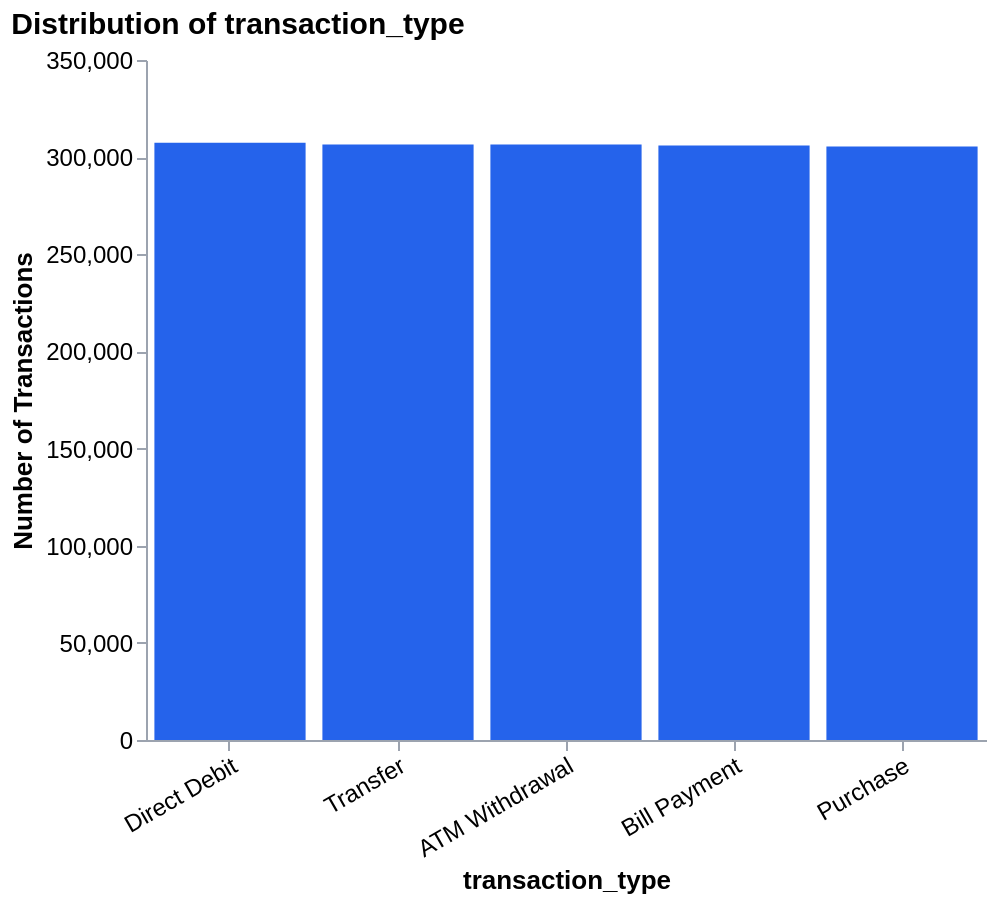

Source (notebook cell):
### Code cell
categorical_distribution('transaction_type')

### Figure 1 — Vega-Lite specification as saved in the notebook (floating-point values rounded to 4 significant figures)
{"config": {"view": {"continuousWidth": 300, "continuousHeight": 300, "strokeWidth": 0}, "axis": {"domainColor": "#9ca3af", "labelColor": "#000", "labelFontSize": 12, "labelLimit": 160, "tickColor": "#9ca3af", "titleColor": "#000", "titleFontSize": 13}}, "data": {"name": "data-c80214a9a2b7263c815f13c2f8c2b8cf"}, "mark": {"type": "bar", "color": "#2563eb"}, "encoding": {"tooltip": [{"field": "transaction_type", "type": "nominal"}, {"field": "Count", "format": ",", "title": "Transactions", "type": "quantitative"}, {"field": "Share", "format": ".1%", "type": "quantitative"}], "x": {"axis": {"grid": false, "labelAngle": -30}, "field": "transaction_type", "sort": "-y", "title": "transaction_type", "type": "nominal"}, "y": {"axis": {"grid": false}, "field": "Count", "title": "Number of Transactions", "type": "quantitative"}}, "height": 340, "title": {"text": "Distribution of transaction_type", "anchor": "start", "fontSize": 15}, "width": 420, "$schema": "https://vega.github.io/schema/vega-lite/v5.20.1.json", "datasets": {"data-c80214a9a2b7263c815f13c2f8c2b8cf": [{"transaction_type": "Direct Debit", "Count": 307418, "Share": 0.2007}, {"transaction_type": "Transfer", "Count": 306545, "Share": 0.2001}, {"transaction_type": "ATM Withdrawal", "Count": 306499, "Share": 0.2001}, {"transaction_type": "Bill Payment", "Count": 306029, "Share": 0.1998}, {"transaction_type": "Purchase", "Count": 305518, "Share": 0.1994}]}}
